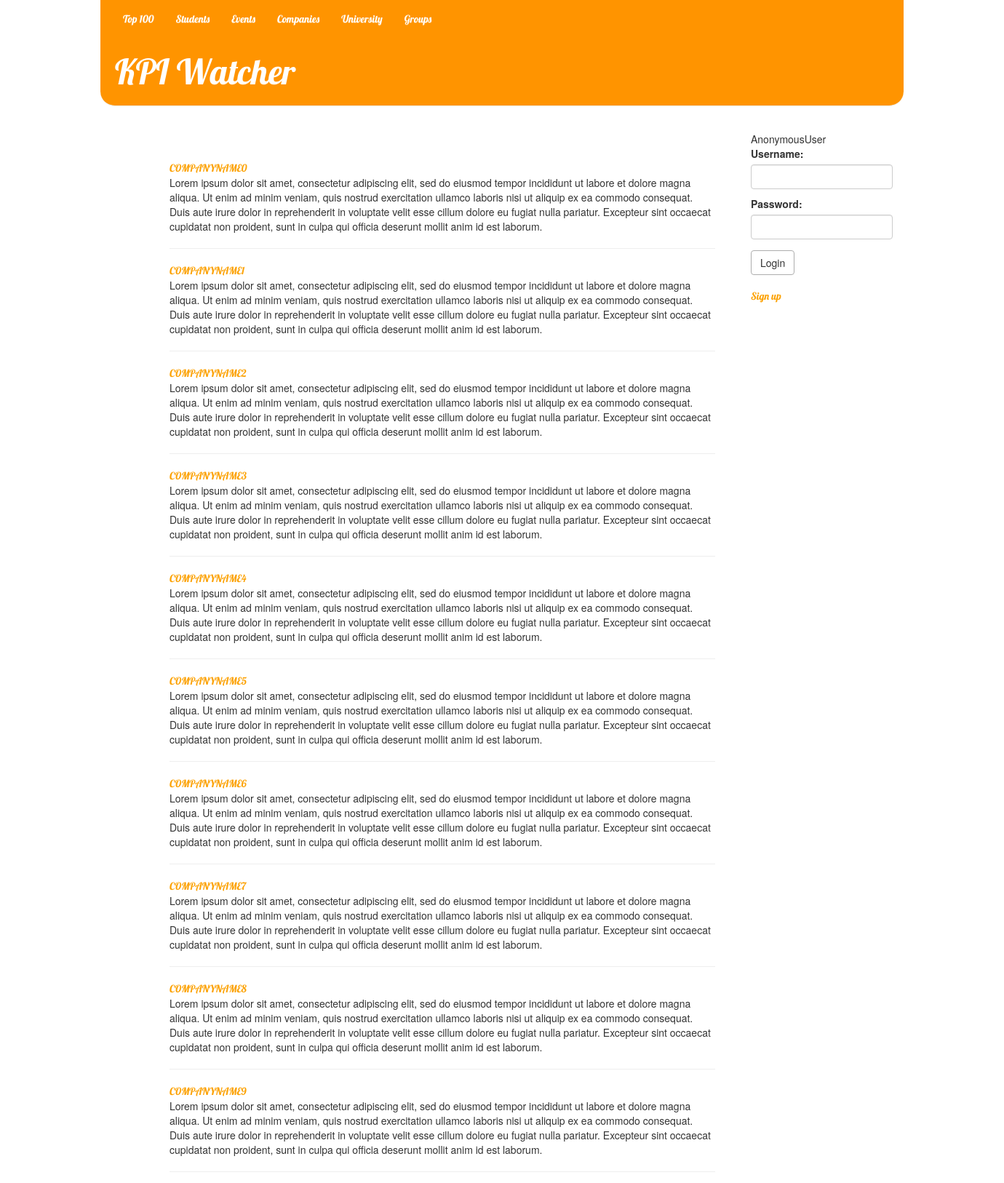
/companies/ (upper part), run on the app's committed database.
### events/models.py (models this page shows)
class Company(models.Model):
    user = models.OneToOneField(User)
    name = models.CharField(max_length=250)
    description = models.TextField()

### events/views.py (the view)
# urls.py: url(r'^companies/', 'events.views.all_companies'),
def all_companies(request):
    companies_all = Company.objects.all()
    paginator = Paginator(companies_all, 20)
    page = request.GET.get('page')
    try:
        companies = paginator.page(page)
    except PageNotAnInteger:
        companies = paginator.page(1)
    except EmptyPage:
        companies = paginator.page(paginator.num_pages)
    return render(request, 'events/all_companies.html', {'companies': companies})

### ratings/ctx_log_processor.py (called while the page is built)
def auth_form(request):
    return {'form': AuthForm(), 'request': request}

### events/templates/events/all_companies.html (shortened to what this page needs)
{% extends 'base.html' %}
{%block content%}
<div class="content container">
        <div class="row">
            <div class="col-md-8">
    <br />
	{% for company in companies %}
        <a href="{% url 'events.views.company_page' pk=company.pk %}">{{ company.name | upper }}</a>
        <br />
        {{ company.description }}
        <hr>
    {% endfor %}
</div></div></div>
{%endblock content%}

### ratings/static/styles.css (style rules this page uses)
body { width:80%; margin: auto; }
a { color: #FCA205; font-family: 'Lobster'; }
input[type=email],input[type=text], input[type=number], input[type=password] { height: 34px; }
input[type=email],input[type=text], input[type=number], textarea, input[type=password] { display: block; width: 100%; padding: 6px 12px; font-size: 14px; line-height: 1.42857143; color: #555; background-color: #fff; background-image: none; border: 1px solid #ccc; border-radius: 4px; -webkit-box-shadow: inset 0 1px 1px rgba(0,0,0,.075); box-shadow: inset 0 1px 1px rgba(0,0,0,.075); -webkit-transition: border-color ease-in-out .15s,-webkit-box-shadow ease-in-out .15s; -o-transition: border-color ease-in-out .15s,box-shadow ease-in-out .15s; transition: border-color ease-in-out .15s,box-shadow ease-in-out .15s; }
.content { margin: 15px 40px; }

### data on the page
Company: name "COMPANYNAME0", description "Lorem ipsum dolor sit amet, consectetur adipiscing elit, sed do eiusmod tempor incididunt ut labore et dolore magna aliqua. Ut enim ad minim veniam, quis nostrud exercitation ullamco laboris nisi ut aliquip ex ea commodo consequat. Duis aute irure dolor in reprehenderit in voluptate velit esse cillum dolore eu fugiat nulla pariatur. Excepteur sint occaecat cupidatat non proident, sunt in culpa qui officia deserunt mollit anim id est laborum."
Company: name "COMPANYNAME1", description "Lorem ipsum dolor sit amet, consectetur adipiscing elit, sed do eiusmod tempor incididunt ut labore et dolore magna aliqua. Ut enim ad minim veniam, quis nostrud exercitation ullamco laboris nisi ut aliquip ex ea commodo consequat. Duis aute irure dolor in reprehenderit in voluptate velit esse cillum dolore eu fugiat nulla pariatur. Excepteur sint occaecat cupidatat non proident, sunt in culpa qui officia deserunt mollit anim id est laborum."
Company: name "COMPANYNAME2", description "Lorem ipsum dolor sit amet, consectetur adipiscing elit, sed do eiusmod tempor incididunt ut labore et dolore magna aliqua. Ut enim ad minim veniam, quis nostrud exercitation ullamco laboris nisi ut aliquip ex ea commodo consequat. Duis aute irure dolor in reprehenderit in voluptate velit esse cillum dolore eu fugiat nulla pariatur. Excepteur sint occaecat cupidatat non proident, sunt in culpa qui officia deserunt mollit anim id est laborum."
Company: name "COMPANYNAME3", description "Lorem ipsum dolor sit amet, consectetur adipiscing elit, sed do eiusmod tempor incididunt ut labore et dolore magna aliqua. Ut enim ad minim veniam, quis nostrud exercitation ullamco laboris nisi ut aliquip ex ea commodo consequat. Duis aute irure dolor in reprehenderit in voluptate velit esse cillum dolore eu fugiat nulla pariatur. Excepteur sint occaecat cupidatat non proident, sunt in culpa qui officia deserunt mollit anim id est laborum."
Company: name "COMPANYNAME4", description "Lorem ipsum dolor sit amet, consectetur adipiscing elit, sed do eiusmod tempor incididunt ut labore et dolore magna aliqua. Ut enim ad minim veniam, quis nostrud exercitation ullamco laboris nisi ut aliquip ex ea commodo consequat. Duis aute irure dolor in reprehenderit in voluptate velit esse cillum dolore eu fugiat nulla pariatur. Excepteur sint occaecat cupidatat non proident, sunt in culpa qui officia deserunt mollit anim id est laborum."
Company: name "COMPANYNAME5", description "Lorem ipsum dolor sit amet, consectetur adipiscing elit, sed do eiusmod tempor incididunt ut labore et dolore magna aliqua. Ut enim ad minim veniam, quis nostrud exercitation ullamco laboris nisi ut aliquip ex ea commodo consequat. Duis aute irure dolor in reprehenderit in voluptate velit esse cillum dolore eu fugiat nulla pariatur. Excepteur sint occaecat cupidatat non proident, sunt in culpa qui officia deserunt mollit anim id est laborum."
Company: name "COMPANYNAME6", description "Lorem ipsum dolor sit amet, consectetur adipiscing elit, sed do eiusmod tempor incididunt ut labore et dolore magna aliqua. Ut enim ad minim veniam, quis nostrud exercitation ullamco laboris nisi ut aliquip ex ea commodo consequat. Duis aute irure dolor in reprehenderit in voluptate velit esse cillum dolore eu fugiat nulla pariatur. Excepteur sint occaecat cupidatat non proident, sunt in culpa qui officia deserunt mollit anim id est laborum."
Company: name "COMPANYNAME7", description "Lorem ipsum dolor sit amet, consectetur adipiscing elit, sed do eiusmod tempor incididunt ut labore et dolore magna aliqua. Ut enim ad minim veniam, quis nostrud exercitation ullamco laboris nisi ut aliquip ex ea commodo consequat. Duis aute irure dolor in reprehenderit in voluptate velit esse cillum dolore eu fugiat nulla pariatur. Excepteur sint occaecat cupidatat non proident, sunt in culpa qui officia deserunt mollit anim id est laborum."
Company: name "COMPANYNAME8", description "Lorem ipsum dolor sit amet, consectetur adipiscing elit, sed do eiusmod tempor incididunt ut labore et dolore magna aliqua. Ut enim ad minim veniam, quis nostrud exercitation ullamco laboris nisi ut aliquip ex ea commodo consequat. Duis aute irure dolor in reprehenderit in voluptate velit esse cillum dolore eu fugiat nulla pariatur. Excepteur sint occaecat cupidatat non proident, sunt in culpa qui officia deserunt mollit anim id est laborum."
Company: name "COMPANYNAME9", description "Lorem ipsum dolor sit amet, consectetur adipiscing elit, sed do eiusmod tempor incididunt ut labore et dolore magna aliqua. Ut enim ad minim veniam, quis nostrud exercitation ullamco laboris nisi ut aliquip ex ea commodo consequat. Duis aute irure dolor in reprehenderit in voluptate velit esse cillum dolore eu fugiat nulla pariatur. Excepteur sint occaecat cupidatat non proident, sunt in culpa qui officia deserunt mollit anim id est laborum."

### other printed values
{{ user }} "AnonymousUser"
